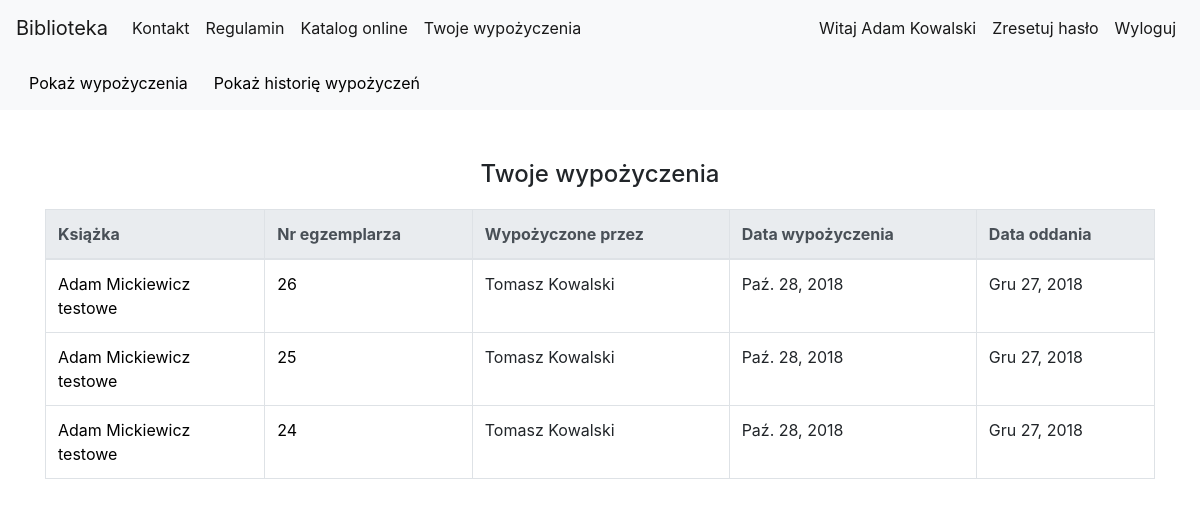
The page /library/my_borrow_list/ (signed in) on the database as committed earlier.
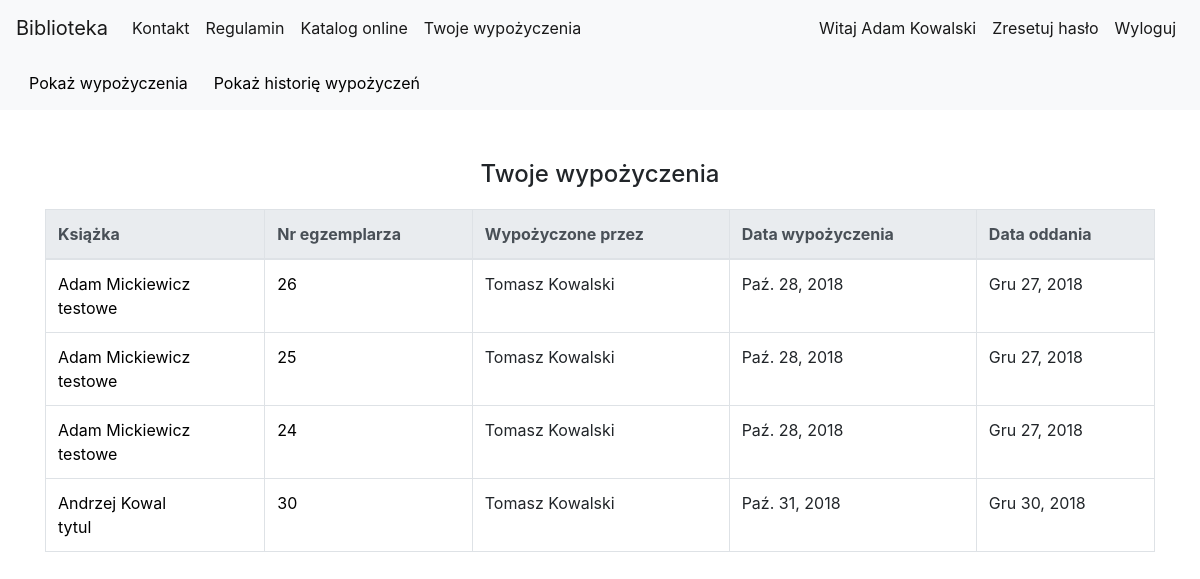
The same page on the database as committed later.
### library_app/models.py (models this page shows, shortened)
class Author(models.Model):
    first_name = models.CharField(max_length=200)
    last_name = models.CharField(max_length=200)
    country = models.CharField(max_length=200)
    biography = models.TextField(default='', blank=True, null=True)
    birth_place = models.CharField(max_length=200, default='', blank=True, null=True)
    image_url = models.URLField(default='', blank=True, null=True)
    years_of_life = models.CharField(max_length=10, default='', blank=True, null=True)

class Borrow(models.Model):
    user = models.ForeignKey(User)
    borrow_librarian = models.ForeignKey(User, related_name="borrow_librarian")
    receive_librarian = models.ForeignKey(User, related_name="receive_librarian", null=True, blank=True)
    book_copy_id = models.ForeignKey(BookCopy, related_name="borrow_bookcopy")
    borrow_date = models.DateField(auto_now=True)
    receive_date = models.DateField(default=datetime.now()+timedelta(days=60))

class BookCopy(models.Model):
    book = models.ForeignKey(Book, related_name="bookcopies") #teraz w templatce mozemy z poziomu klasy book odnosic sie do obiektow bookcopy, np {{book.bookcopies.count}} da liczbe kopii ksiazek ktore maja w polu book id danej ksiazki
    is_borrowed = models.BooleanField(default=False)

class Book(models.Model):
    authors = models.ManyToManyField(Author, related_name='book_authors')
    category = models.ForeignKey(Category, related_name='book_categories')
    publishing_house = models.ForeignKey(PublishingHouse, related_name='publishing_houses')
    isbn = models.CharField(max_length=30, unique=True)
    title = models.CharField(max_length=200)
    description = models.TextField(blank=True, default='')
    publish_date = models.DateField(default=datetime.now, blank=True)
    edition = models.PositiveIntegerField(default=1)
    image_url = models.URLField(default='', blank=True, null=True)
    add_date = models.DateTimeField(auto_now=True)
    slug = models.SlugField(allow_unicode=True, unique=True)

### library_app/views.py (the view)
class MyBorrowListView(LoginRequiredMixin, generic.ListView):
    login_url = reverse_lazy('login')
    model = models.BorrowHistory
    context_object_name = "history_borrow_list" #human-understandable name of variable to access from templates
    paginate_by = 5
    template_name = "library_app/myborrowlist.html"
    def get_queryset(self):
        queryset = models.BorrowHistory.objects.filter(user=self.request.user)
        return queryset
    def get_context_data(self, **kwargs):
        context = super().get_context_data(**kwargs)
        context["current_borrow_list"] = models.Borrow.objects.filter(user=self.request.user)
        return context

### library_app/templates/library_app/myborrowlist.html (shortened to what this page needs)
{% extends "base.html" %}
{% load static %}
{% block body_block %}
<nav class="navbar navbar-expand-lg navbar-light bg-light">
    <div id="navbarNavDropdown" class="navbar-collapse collapse">
        <ul class="navbar-nav mr-auto">
            <a class="btn" data-toggle="collapse" href="#collapse_current_borrow" role="button" aria-expanded="false" aria-controls="collapseExample">
                Pokaż wypożyczenia
            </a>
            <a class="btn" data-toggle="collapse" href="#collapse_borrow_history" role="button" aria-expanded="false" aria-controls="collapseExample">
                Pokaż historię wypożyczeń
            </a>
        </ul>
    </div>
</nav>
<div class="container">
<div class="collapse show" id="collapse_current_borrow">
        {% if current_borrow_list.count is 0 %}
            <div class="page-title">
                <h4>Aktualnie nie wypożyczasz żadnej książki</h4>
            </div>
        {% else %}
            <div class="page-title">
                <h4>Twoje wypożyczenia</h4>
            </div>
            <table class="table table-bordered table-hover">
                <thead class="thead-light">
                    <tr>
                        <th scope="col">Książka</th>
                        <th scope="col">Nr egzemplarza</th>
                        <th scope="col">Wypożyczone przez</th>
                        <th scope="col">Data wypożyczenia</th>
                        <th scope="col">Data oddania</th>
                    </tr>
                </thead>
                <tbody>
                    {% for borrow in current_borrow_list %}
                    <tr>
                        <td>
                            {% for author in borrow.book_copy_id.book.authors.all %}
                                <a href="{% url 'library_app:author_detail' pk=author.pk %}">{{author.first_name}} {{author.last_name}}</a>
                                <br>
                            {% endfor %}
                            <a href="{% url 'library_app:book_detail' pk=borrow.book_copy_id.book.pk %}">{{borrow.book_copy_id.book.title}}</a>
                        </td>
                        <td><a href="{% url 'library_app:bookcopy_detail' pk=borrow.book_copy_id.pk %}">{{borrow.book_copy_id.id}}</a></td>
                        <td>{{borrow.borrow_librarian.get_full_name}}</td>
                        <td>{{borrow.borrow_date}}</td>
                        <td>{{borrow.receive_date}}</td>
                    </tr>
                    {% endfor %}
                </tbody>
            </table>
        {% endif %}
</div>
</div>
{% endblock %}

Rows that differ between the two databases and show on the page:
added Borrow: book_copy_id.book "tytul", book_copy_id.id "30", borrow_librarian.get_full_name "Tomasz Kowalski", borrow_date "Paź. 31, 2018", receive_date "Gru 30, 2018"
now on this page (row unchanged): Author: first_name "Andrzej", last_name "Kowal", shown under "tytul"
